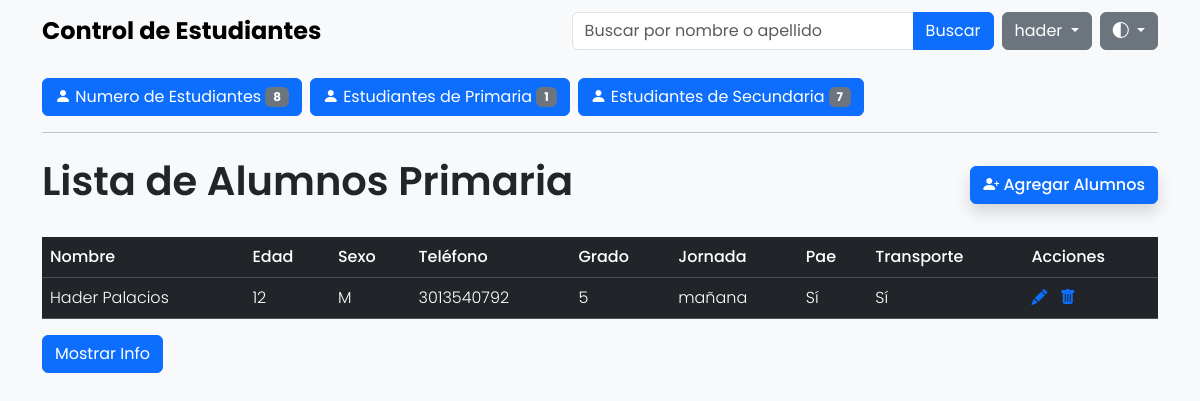
The app's page /primaria/ (signed in) with its own data.
### Apps/Alumno/models.py (models this page shows, shortened)
class Alumno(models.Model):
    _nombre = models.CharField(max_length=150, blank=False)
    _apellido = models.CharField(max_length=150, blank=False)
    _edad = models.IntegerField(blank=False)
    _sexo = models.CharField(
        max_length=1,
        choices=[("M", "Masculino"), ("F", "Femenino")],
        blank=False,
    )
    _telefono = models.CharField(max_length=10, blank=True)
    _grado = models.CharField(
        max_length=10,
        blank=True,
        choices=[("1", "Primero"), ("2", "Segundo"), ("3", "Tercero"), ("4", "Cuarto"), ("5", "Quinto"), ("6", "Sexto"), ("7", "Séptimo"), ("8", "Octavo"), ("9", "Noveno"), ("10", "Décimo"), ("11", "Undécimo")],
    )
    _jornada = models.CharField(
        max_length=10,
        choices=[("mañana", "Mañana"), ("tarde", "Tarde")],
        blank=True,
    )
    _pae = models.BooleanField(default=False)
    _transporte = models.BooleanField(default=False)
    class Meta:
        abstract = True
    @property
    def nombre(self):
        return self._nombre
    @property
    def apellido(self):
        return self._apellido
    @property
    def edad(self):
        return self._edad
    @property
    def sexo(self):
        return self._sexo
    @property
    def telefono(self):
        return self._telefono
    @property
    def grado(self):
        return self._grado
    @property
    def jornada(self):
        return self._jornada
    @property
    def pae(self):
        return self._pae
    @property
    def transporte(self):
        return self._transporte
    def obtener_informacion(self):
        return f"{self.nombre} {self.apellido}, {self.edad} años, {self.sexo}"

class EstudiantePrimaria(Alumno):
    etapa = models.CharField(
        max_length=10,
        choices=[("primaria", "Primaria")],
        default="primaria"
    )
    def obtener_informacion(self):
        return f"{super().obtener_informacion()}, Grado: {self.grado}, Jornada: {self.jornada}"

### Apps/Alumno/views.py (the view)
# urls.py: path('primaria/', v.inicio_primaria, name='inicio_primaria'),
@login_required
def inicio_primaria(request):
    query = request.GET.get('q')
    if query:
        estudiantes_primaria = EstudiantePrimaria.objects.filter(
            Q(_nombre__icontains=query) |
            Q(_apellido__icontains=query)
        )
    else:
        estudiantes_primaria = EstudiantePrimaria.objects.all()
        estudiantes_secundaria = EstudianteSecundaria.objects.all()
        paginator = Paginator(estudiantes_primaria, 5)  # 5 estudiantes por página
        page_number = request.GET.get('page')
        page_obj = paginator.get_page(page_number)
    context = {
        'page_obj': page_obj,
        'estudiantes_primaria': estudiantes_primaria,
        'estudiantes_secundaria': estudiantes_secundaria,  # Pasar al contexto
        'total_estudiantes_primaria': estudiantes_primaria.count(),
        'total_estudiantes_secundaria': estudiantes_secundaria.count(),
        'total_estudiantes': estudiantes_primaria.count() + estudiantes_secundaria.count(),
        'query': query,
    }
    return render(request, 'Alumno/primaria.html', context)

### Apps/Alumno/templates/Alumno/primaria.html (shortened to what this page needs)
{% extends 'Alumno/base.html' %}
{% block content %}
    <section class="my-3">
        <div class="d-flex gap-2">
            <a type="button" class="btn btn-primary" href="{% url "inicio" %}">
                <i class="bi bi-person-fill"></i> Numero de Estudiantes <span class="badge text-bg-secondary">{{ total_estudiantes }}</span>
            </a>
            <a type="button" class="btn btn-primary" href="{% url "inicio_primaria" %}">
                <i class="bi bi-person-fill"></i> Estudiantes de Primaria <span class="badge text-bg-secondary">{{ total_estudiantes_primaria }}</span>
            </a>
            <a type="button" class="btn btn-primary" href="{% url "inicio_secundaria" %}">
                <i class="bi bi-person-fill"></i> Estudiantes de Secundaria <span class="badge text-bg-secondary">{{ total_estudiantes_secundaria }}</span>
            </a>
        </div>
    </section>
    <hr>
    <div class="d-flex justify-content-between align-items-center my-4">
        <h1 class="fw-semibold">Lista de Alumnos Primaria</h1>
        <a class="btn btn-primary shadow fw-medium" href="{% url 'alumno_new' %}?next={% url 'inicio_primaria' %}"><i class="bi bi-person-plus-fill"></i> Agregar Alumnos</a>
    </div>
    <table class="table table-dark mt-4">
        <thead>
            <tr>
                <th class="fw-medium">Nombre</th>
                <th class="fw-medium">Edad</th>
                <th class="fw-medium">Sexo</th>
                <th class="fw-medium">Teléfono</th>
                <th class="fw-medium">Grado</th>
                <th class="fw-medium">Jornada</th>
                <th class="fw-medium">Pae</th>
                <th class="fw-medium">Transporte</th>
                <th class="fw-medium">Acciones</th>
            </tr>
        </thead>
        <tbody>
            {% for alumno in estudiantes_primaria %}
                <tr>
                    <td class="fw-light">{{ alumno.nombre }} {{ alumno.apellido }}</td>
                    <td class="fw-light">{{ alumno.edad }}</td>
                    <td class="fw-light">{{ alumno.sexo }}</td>
                    <td class="fw-light">{{ alumno.telefono }}</td>
                    <td class="fw-light">{{ alumno.grado }}</td>
                    <td class="fw-light">{{ alumno.jornada }}</td>
                    <td class="fw-light">{{ alumno.pae|yesno:"Sí,No" }}</td>
                    <td class="fw-light">{{ alumno.transporte|yesno:"Sí,No" }}</td>
                    <td>
                        <a href="{% url 'alumno_update' alumno.etapa alumno.id %}?next={% url 'inicio_primaria' %}" class="me-2" aria-label="Editar"><i class="bi bi-pencil-fill"></i></a>
                        <a class="" data-bs-toggle="modal" data-bs-target="#ModalDelete" data-id="{{ alumno.id }}" role="button" aria-label="Borrar"><i class="bi bi-trash-fill"></i></a>
                    </td>
                </tr>
            {% endfor %}
        </tbody>
    </table>
    <p class="d-inline-flex gap-1">
        <a class="btn btn-primary" data-bs-toggle="collapse" href="#collapseExample" role="button" aria-expanded="false" aria-controls="collapseExample">
          Mostrar Info
        </a>
    </p>
{% endblock %}

### Apps/Alumno/templates/Alumno/base.html (shortened to what this page needs)
<!DOCTYPE html>
<html lang="es">
<head>
    <link href="https://cdn.jsdelivr.net/npm/bootstrap@5.3.3/dist/css/bootstrap.min.css" rel="stylesheet">
    <link rel="stylesheet" href="https://cdn.jsdelivr.net/npm/bootstrap-icons@1.11.3/font/bootstrap-icons.min.css">
    {% load static %}
    <link rel="stylesheet" href="{% static "Alumno/css/styles.css" %}">
</head>
<body class="bg-body-tertiary">
    {% if request.path == '/accounts/login/' %}
    {% else %}
    <nav class="navbar navbar-expand-lg bg-body-tertiary">
        <div class="container">
            <a class="navbar-brand fw-bold fs-4">
                {% if request.path == '/new/' %}
                    Agregar un Alumno
                {% elif '/edit/' in request.path %}
                    Editar a {{ alumno_form.instance.nombre }}
                {% else %}
                    Control de Estudiantes
                {% endif %}
            </a>
                <div class="d-flex gap-2">
                    {% if request.path == '/new/' %}
                        <a class="btn btn-primary" href="{% url 'inicio' %}?next={{ request.path }}"><i class="bi bi-arrow-left-short"></i> Inicio</a>
                    {% elif '/edit/' in request.path %}
                        <a class="btn btn-primary" href="{% url 'inicio' %}"><i class="bi bi-arrow-left-short"></i> Inicio</a>
                    {% else %}
                        <form method="GET" action="{% url 'inicio' %}">
                            <div class="input-group">
                                <input type="text" name="q" class="form-control" placeholder="Buscar por nombre o apellido" value="{{ query | default_if_none:'' }}">
                                <button type="submit" class="btn btn-primary">Buscar</button>
                            </div>
                        </form>
                    {% endif %}
                    <div class="dropdown">
                        <button class="btn btn-secondary dropdown-toggle" type="button" data-bs-toggle="dropdown" aria-expanded="false">
                            {{ user.username }}
                        </button>
                    </div>
                    <div class="dropdown">
                        <button class="btn btn-secondary dropdown-toggle" type="button" data-bs-toggle="dropdown" aria-expanded="false" id="theme-icon">
                            <i class="bi bi-circle-half" aria-label="color"></i>
                        </button>
                    </div>
                </div>
        </div>
    </nav>
    {% endif %}
    {% if request.path == '/accounts/login/' %}
    <header class="d-flex justify-content-center align-items-center vh-100">
        {% block login %}
        {% endblock %}
    </header>
    {% else %}
    <header class="container">
        {% block content %}
        {% endblock %}
    </header>
    {% endif %}
</body>
</html>

### Apps/Alumno/static/Alumno/css/styles.css (style rules this page uses)
body { font-family: 'Poppins', sans-serif; margin: 0; padding: 0; background-color: #f1f1f1; }

### records on screen
EstudiantePrimaria: nombre "Hader", apellido "Palacios", edad "12", sexo "M", telefono "3013540792", grado "5", jornada "mañana", pae "Sí", transporte "Sí"

### other values on screen
{{ user.username }} "hader"
{{ total_estudiantes }} "8"
{{ total_estudiantes_primaria }} "1"
{{ total_estudiantes_secundaria }} "7"
